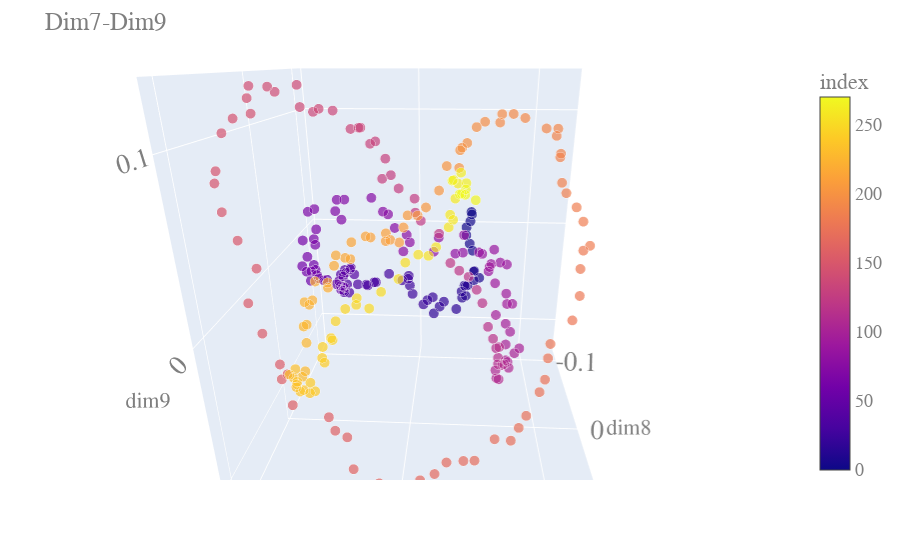

Notebook code cell kept with this figure:
### Code cell
fig = px.scatter_3d(sca_df3, x='dim7', y='dim8', z='dim9',size='size',size_max=10,color='index')
fig.update_layout(
    title="Dim7-Dim9",
    font=dict(
        family="Courier New, monospace",
        size=18,
        color="#7f7f7f"
    )
)
fig.show()

### Figure 1 — Plotly figure (JSON) as saved in the notebook; plotly's stock layout.template omitted (floating-point values rounded to 4 significant figures; data arrays with more than 128 entries replaced by an {"elided": "..."} marker saying what was removed)
{"data": [{"hoverlabel": {"namelength": 0}, "hovertemplate": "dim7=%{x}<br>dim8=%{y}<br>dim9=%{z}<br>size=%{marker.size}<br>index=%{marker.color}", "legendgroup": "", "marker": {"color": {"elided": "271 int values"}, "coloraxis": "coloraxis", "size": {"elided": "271 int values"}, "sizemode": "area", "sizeref": 0.01, "symbol": "circle"}, "mode": "markers", "name": "", "scene": "scene", "showlegend": false, "type": "scatter3d", "x": {"elided": "271 float values"}, "y": {"elided": "271 float values"}, "z": {"elided": "271 float values"}}], "layout": {"autosize": true, "coloraxis": {"colorbar": {"title": {"text": "index"}}, "colorscale": [[0, "#0d0887"], [0.1111, "#46039f"], [0.2222, "#7201a8"], [0.3333, "#9c179e"], [0.4444, "#bd3786"], [0.5556, "#d8576b"], [0.6667, "#ed7953"], [0.7778, "#fb9f3a"], [0.8889, "#fdca26"], [1, "#f0f921"]]}, "font": {"color": "#7f7f7f", "family": "Courier New, monospace", "size": 18}, "legend": {"itemsizing": "constant", "tracegroupgap": 0}, "margin": {"t": 60}, "scene": {"aspectmode": "auto", "aspectratio": {"x": 0.9632, "y": 0.9511, "z": 1.091}, "camera": {"center": {"x": 0, "y": 0, "z": 0}, "eye": {"x": -0.07579, "y": 1.38, "z": 0.5732}, "projection": {"type": "perspective"}, "up": {"x": 0, "y": 0, "z": 1}}, "domain": {"x": [0, 0.98], "y": [0, 1]}, "xaxis": {"title": {"text": "dim7"}, "type": "linear"}, "yaxis": {"title": {"text": "dim8"}, "type": "linear"}, "zaxis": {"title": {"text": "dim9"}, "type": "linear"}}, "title": {"text": "Dim7-Dim9"}}}
